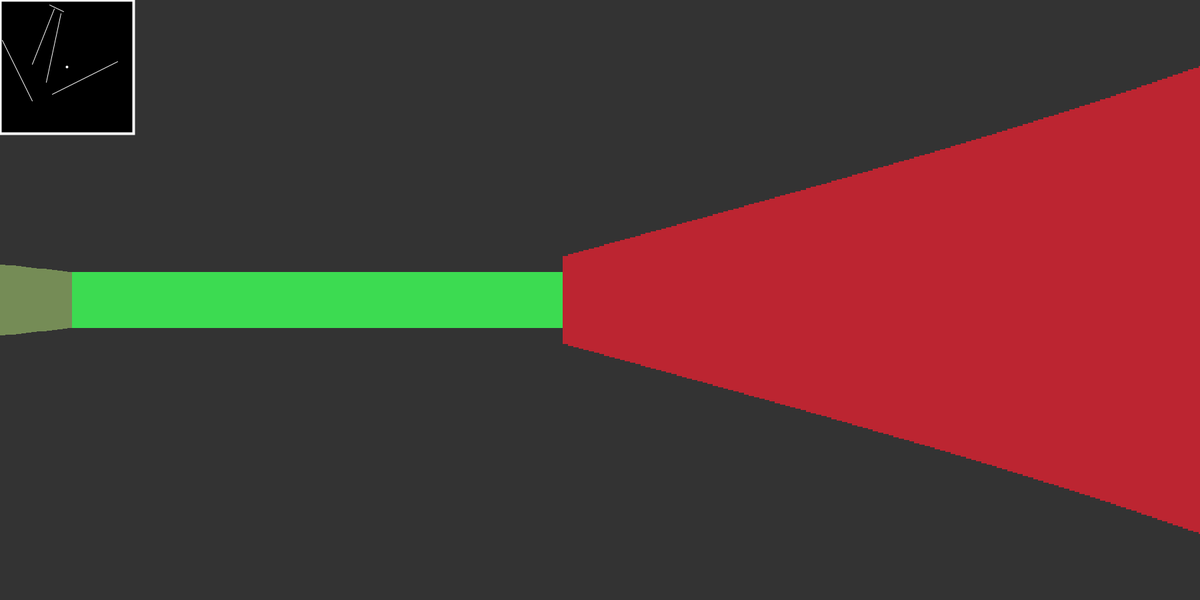
Frame 1 (no input)
Frame 60 (the mouse pressed at the canvas centre just before this capture): identical to frame 1, image omitted
Frame 120 (the mouse held since frame 60 and released just before this capture): identical to frame 1, image omitted

The Processing sketch that drew this single still picture (run headless with seeded random() and noise(); from frame 60 on, the mouse is pressed at the canvas centre):

// Processing sketch: RayCastingDisplay
// ── RayCastingDisplay.pde
ArrayList<Wall> walls;
particle pt;
public ArrayList<Float> dists;
public ArrayList<Integer> colors;
float miniMapSize = 200;
//////////////////////////////////////////////////////////////////////////////////
//  Method:      setup()                                                        //
//  Description: setup function                                                 //
//////////////////////////////////////////////////////////////////////////////////
void setup(){
  size(1800,900);                                                              
  walls = new ArrayList<Wall>();                                                
  dists = new ArrayList<Float>();                                               
  colors = new ArrayList<Integer>();
  walls.add(new Wall(0,0,0,height));                                           
  walls.add(new Wall(width,0,width,height));                               
  walls.add(new Wall(0,0,width,0));                                           
  walls.add(new Wall(0,height,width,height));                                
  for(int i = 0; i < 5; i++){                                                   
    float x1 = random(width);                                                 
    float x2 = random(width);                                                 
    float y1 = random(height);                                                  
    float y2 = random(height);                                                  
    walls.add(new Wall(x1,y1,x2,y2));                                           
  }
  pt = new particle();
} // End method
//////////////////////////////////////////////////////////////////////////////////
//  Method:      draw()                                                         //
//  Description: draw loop                                                      //
//////////////////////////////////////////////////////////////////////////////////
void draw(){
  background(51);                                                                                                                    
  pt.look(walls);                                                              
  //pt.show();     
  draw3d();
  drawMinimap();
  dists.clear();                                                               
  colors.clear();
}
//////////////////////////////////////////////////////////////////////////////////
//  Method:      keyPressed()                                                   //
//  Description: detects different keys being pressed                           //
//////////////////////////////////////////////////////////////////////////////////
void keyPressed(){
  if(key == ' '){
    setup(); 
  }
  if(key == 'd'){
    for(int i = 0; i < pt.rays.size(); i++){
      pt.rays.get(i).dir.rotate(radians(5));
      //pt.rays.get(i).dir.set
      
    }
  }
  if(key == 'a'){
    for(int i = 0; i < pt.rays.size(); i++){
      pt.rays.get(i).dir.rotate(radians(-5));
      //pt.rays.get(i).dir.set
    }
  }
  if(key == 'w'){
    pt.moveForward();
  }
  if(key == 's'){
   pt.moveBackwards(); 
    
  }
}
//////////////////////////////////////////////////////////////////////////////////
//  Method:      draw3d()                                                       //
//  Description: subroutine for drawing the 3d representation                   //
//////////////////////////////////////////////////////////////////////////////////
void draw3d(){
  if(dists.size() ==  0) {return;}
  float drawWidth = ((width)/ pt.rays.size())+.75;
  pushMatrix();
  for(int i = 0; i < dists.size(); i++){
    float sq = dists.get(i) * dists.get(i);
    float max = sqrt(sq(width)+sq(height));
    float wSq = (width * width);
    //float b = map(sq, 0, wSq, 255, 0);
    float h = map(dists.get(i), 0, max, height, 0);
    noStroke();
    //fill(b);
    fill(colors.get(i));
    stroke(colors.get(i));
    rectMode(CENTER);
    rect((i * (drawWidth)) + drawWidth/2, height/2, drawWidth, (h/dists.get(i))*150);
  }
  popMatrix();
}


void drawMinimap(){
  color g = color(51);  
  color border = color(250);
  strokeWeight(4);
  stroke(border);
  fill(0);
  rectMode(CORNER);
  rect(0,0,miniMapSize,miniMapSize);
  strokeWeight(1);
  for(Wall w : walls){
    float x1 = w.a.x * miniMapSize / width; 
    float x2 = w.b.x * miniMapSize / width;
    float y1 = w.a.y * miniMapSize / height; 
    float y2 = w.b.y * miniMapSize / height;
    stroke(255);
    fill(w.col);
    line(x1,y1,x2,y2);
  }
  strokeWeight(4);
  stroke(255);
  point(pt.pos.x * miniMapSize / width, pt.pos.y * miniMapSize / height);
  strokeWeight(1);
}

// ── Boundary.pde
class Wall{
  PVector a,b;
  color col;
//////////////////////////////////////////////////////////////////////////////////
//  Method:      wall(float, float, float, float)                               //
//  Description: Constructor for wall object                                    //
//////////////////////////////////////////////////////////////////////////////////
  Wall(float x1, float y1, float x2, float y2){
    a = new PVector(x1,y1);                                                     // Set position of corner 1
    b = new PVector(x2,y2);                                                     // Set position of corner 2
    col = color(random(256), random(256),random(256));
  } // End method
//////////////////////////////////////////////////////////////////////////////////
//  Method:      void show()                                                    //
//  Description: Shows the wall                                                 //
//////////////////////////////////////////////////////////////////////////////////
  void show(){
    stroke(col);                                                                // Set color to white
    strokeWeight(2);                                                            // Set StrokeWeight to 2
    line(a.x,a.y,b.x,b.y);                                                      // draw a line from pt a to pt b
  } // End method
} // End class

// ── Enemy.pde
class Enemy{
  PVector pos;
  color col;
  Enemy(float x, float y){
    pos = new PVector(x,y);
    col = color(55,55,random(255)); 
  }
  
  void show(){
    stroke(255,0,0);
    line(pos.x-10, pos.y+10, pos.x+10,pos.y-10);
    line(pos.x+10, pos.y+10, pos.x-10,pos.y-10);
  }
}

// ── Particle.pde
class particle{
  PVector pos; 
  ArrayList<ray> rays; 
//////////////////////////////////////////////////////////////////////////////////
//  Method:      particle()                                                     //
//  Description: Constructor for particle object                                //
//////////////////////////////////////////////////////////////////////////////////
  particle(){
    pos = new PVector(width/2, height/2);                                          
    rays = new ArrayList<ray>();                                               
    for(float i = -30; i < 30; i+=.25){                                        
      rays.add(new ray(pos,radians(i)));                                        
    } // End for
  } // End Method
//////////////////////////////////////////////////////////////////////////////////
//  Method:      void show()                                                    //
//  Description: Shows the particle and all the rays                            //
//////////////////////////////////////////////////////////////////////////////////
  void show(){
    stroke(255);                                                           
    point(pos.x,pos.y);                                                       
  } // End method
  
  void moveForward(){
    PVector p = PVector.fromAngle(rays.get(rays.size()/2 -1).dir.heading());
    p.setMag(5);
    pos.add(p);
  }
  void moveBackwards(){
    PVector p = PVector.fromAngle(rays.get(rays.size()/2 -1).dir.heading());
    p.setMag(-5);
    pos.add(p);
  }
  
  
  
//////////////////////////////////////////////////////////////////////////////////
//  Method:      void update(float, float)                                      //
//  Description: updates the location of the particle                           //
//////////////////////////////////////////////////////////////////////////////////
  void update(float x,float y){
    pos.set(x,y);                                                               
  } // End method
//////////////////////////////////////////////////////////////////////////////////
//  Method:      void look(ArrayList<wall>)                                     //
//  Description: looks at the direction of all the rays and the closest         //
//               wall to them.                                                  //
//////////////////////////////////////////////////////////////////////////////////
  void look(ArrayList<Wall> walls) {
    for (int i = 0; i < this.rays.size(); i++) {                                
      ray r = rays.get(i);                                                     
      PVector closest = null;                                                  
      float record = 500000000;                                                
      color col = color(255,255,255);
      for (Wall w : walls) {                                                   
        PVector pt = r.cast(w);                                                 
        if (pt != null) {                                                      
          float d = PVector.dist(this.pos, pt);                                 
          if (d < record) {                                                    
            record = d;                                                        
            closest = pt;                                                       
            col = w.col;
          }                                   
        }
      }
      if (closest != null) {                                
        stroke(255, 50);                                                     
        //line(this.pos.x, this.pos.y, closest.x, closest.y);                    
        float heading = rays.get(rays.size()/2 -1).dir.heading();
        float a = r.dir.heading() - heading;
        dists.add(record * cos(a));
        //dists.add(record);
        colors.add(col);
      } 
    } 
  } 
}

// ── ray.pde
class ray{
  PVector pos, dir;
//////////////////////////////////////////////////////////////////////////////////
//  Method:      particle(PVector, float)                                       //
//  Description: Constructor for particle object                                //
//////////////////////////////////////////////////////////////////////////////////
  ray(PVector pos_, float rad){
    pos = pos_;                                                                 // Sets the position of the ray
    dir = PVector.fromAngle(rad);                                               // Sets the direction it is pointing
  } // End method
//////////////////////////////////////////////////////////////////////////////////
//  Method:      particle()                                                     //
//  Description: Constructor for particle object                                //
//////////////////////////////////////////////////////////////////////////////////
  PVector cast(Wall wall) {

    float x1 = wall.a.x;                                                        // sets the x position of wall end a to a temperary variable
    float y1 = wall.a.y;                                                        // sets the y position of wall end a to a temperary variable
    float x2 = wall.b.x;                                                        // sets the x position of wall end b to a temperary variable
    float y2 = wall.b.y;                                                        // sets the y position of wall end b to a temperary variable
    float x3 = this.pos.x;                                                      // sets the x position of the ray to a temp variable
    float y3 = this.pos.y;                                                      // sets the y position of the ray to a temp variable
    float x4 = this.pos.x + this.dir.x;                                         // sets the x position of the end of the ray to a temp variable
    float y4 = this.pos.y + this.dir.y;                                         // sets the y position of the end of the ray to a temp variable
    float den = (x1 - x2) * (y3 - y4) - (y1 - y2) * (x3 - x4);                  // finds the denominator of a casting algorithm
    if (den == 0){ return null; }
    float t = ((x1 - x3) * (y3 - y4) - (y1 - y3) * (x3 - x4)) / den;            // find the t value
    float u = -((x1 - x2) * (y1 - y3) - (y1 - y2) * (x1 - x3)) / den;           // find the u value
    if (t > 0 && t < 1 && u > 0) {                                              // if 0 < t < 1 and 0 < u
      PVector pt = new PVector();                                               // make a new pt
      pt.x = x1 + t * (x2 - x1);                                                // set x value of new pt
      pt.y = y1 + t * (y2 - y1);                                                // set y value of new pt
      return pt;                                                                // return pt
    } else {                                                                    // else
      return null;                                                              // return nothing
    } // End if else
  } // End method
} // End class
